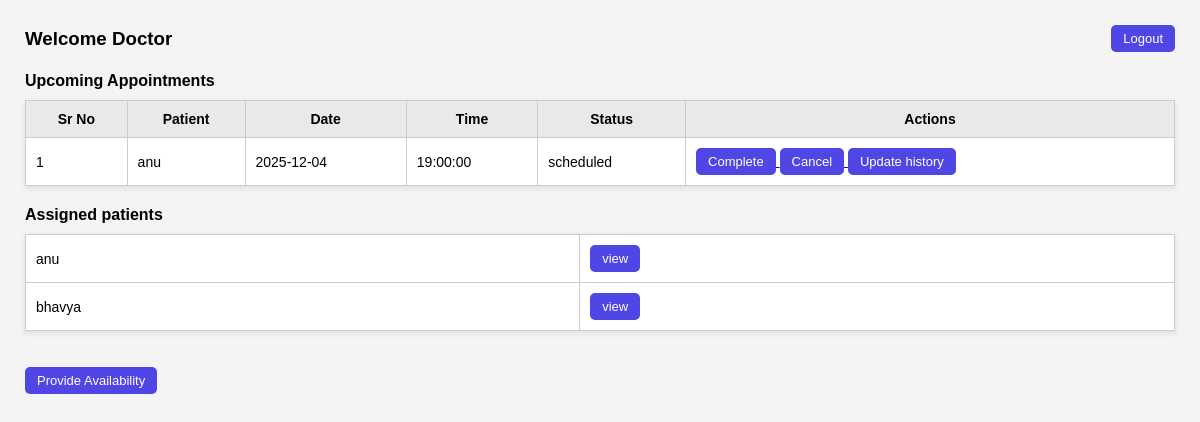
The page /doctor_dashboard (signed in) on the database its author committed.
### models.py (models this page shows)
class Appointment(db.Model):
    id = db.Column(db.Integer, primary_key=True)
    patient_id = db.Column(db.Integer, db.ForeignKey('user.id',ondelete='CASCADE'), nullable= False)
    doctor_id = db.Column(db.Integer, db.ForeignKey('user.id',ondelete='CASCADE'), nullable = False)
    date = db.Column(db.Date, nullable=False)
    time = db.Column(db.Time, nullable=False)
    status = db.Column(db.String(50))
    notes = db.Column(db.Text)
    treatments = db.relationship('Treatment', backref='appointment', lazy=True)

class User(db.Model):
    id = db.Column(db.Integer, primary_key=True, nullable=True)
    name = db.Column(db.String(50), nullable=True)
    email = db.Column(db.String(150), nullable=True)
    password = db.Column(db.String(150), nullable=True)
    role = db.Column(db.String(10), nullable=False)
    contact = db.Column(db.String(100), nullable=True)
    gender = db.Column(db.String(10), nullable=True)
    specialization = db.Column(db.String(100), nullable=True)   # Only filled for doctors
    experience = db.Column(db.Integer, nullable=True)           # Only filled for doctors
    department_id = db.Column(db.Integer, db.ForeignKey('department.id'), nullable=True)
    dob = db.Column(db.Date, nullable=True)
    medical_history = db.Column(db.Text, nullable=True)
    blacklisted = db.Column(db.Boolean, default=False)
    appointments_as_patient = db.relationship(
        'Appointment',
        backref='patient',
        lazy=True,
        foreign_keys='Appointment.patient_id'
    )
    appointments_as_doctor = db.relationship(
        'Appointment',
        backref='doctor',
        lazy=True,
        foreign_keys='Appointment.doctor_id'
    )

### app.py (the view)
@app.route("/doctor_dashboard")
def doctor_dashboard():
    doctor_id = session.get('user_id')
    if not doctor_id:
        return redirect('/login')
    doctor = User.query.filter_by(id=doctor_id).first()
    if not doctor:
        return "No Doctor Found"
    upcoming_appointments = [a for a in doctor.appointments_as_doctor
                             if a.status == 'scheduled']
    all_appts = doctor.appointments_as_doctor
    patient_ids = {appt.patient_id for appt in all_appts}
    assigned_patients = User.query.filter(User.id.in_(patient_ids)).all()
    return render_template('doctor_dashboard.html',
                           doctor=doctor,
                           appointments=upcoming_appointments,
                           assigned_patients=assigned_patients)

### templates/doctor_dashboard.html (shortened to what this page needs)
<!DOCTYPE html>
<html lang="en">
<head>
    <link rel="stylesheet" href="{{ url_for('static', filename='doctor_dashboard.css') }}">
</head>
<body>
<div style="display: flex; align-items: center; justify-content: space-between;">
<h3>Welcome Doctor </h3>
<a href="/logout"><button type="button">Logout</button></a>
</div>
<div>
    <h4>Upcoming Appointments</h4>
    <table border="1" style="width: 100%;">
        <tr>
            <th>Sr No</th>
            <th>Patient</th>
            <th>Date</th>
            <th>Time</th>
            <th>Status</th>
            <th>Actions</th>
        </tr>
        {% for appt in appointments %}
        <tr>
            <td>{{ loop.index }}</td>
            <td>{{ appt.patient.name }}</td>
            <td>{{ appt.date }}</td>
            <td>{{ appt.time }}</td>
            <td>{{ appt.status }}</td>
            <td>
                <a href="/update_status/{{ appt.id }}/Completed">
                <button type="button">Complete</button>
                </a>
                <a href="/update_status/{{ appt.id }}/Cancelled">
                <button type="button">Cancel</button>
                </a>
                <a href="/edit_history/{{ appt.id }}">
                    <button type="button">Update history</button>
                </a>
            </td>
        </tr>
        {% endfor %}
    </table>
</div>
<div>
    <h4>Assigned patients</h4>
    <table border="1" style="width: 100%;">
        {% for patient in assigned_patients %}
        <tr>
            <td>{{ patient.name }}</td>
            <td>
            <a href="/patient_history/{{ patient.id }}"><button type="button">view</button></a>
            </td>
        </tr>
        {% endfor %}
    </table>
    <br><br>
</div>
<div>
    <a href="/provide_availability">
        <button type="button">Provide Availability</button>
    </a>
</div>
</body>
</html>

### static/doctor_dashboard.css (style rules this page uses)
body { margin: 0; padding: 25px; font-family: Arial, sans-serif; background: #f4f4f4; }
h3 { margin: 0; }
button { padding: 6px 12px; background: #4f46e5; border: none; color: white; border-radius: 5px; cursor: pointer; font-size: 13px; }
h4 { margin-top: 20px; margin-bottom: 10px; }
table { width: 100%; background: white; border-collapse: collapse; margin-top: 10px; box-shadow: 0 2px 6px rgba(0,0,0,0.1); }
th, td { border: 1px solid #ccc; padding: 10px; font-size: 14px; }
th { background: #e9e9e9; text-align: lef }

### rows shown on the page
Appointment: patient.name "anu", date "2025-12-04", time "19:00:00", status "scheduled"
User: name "anu"
User: name "bhavya"
